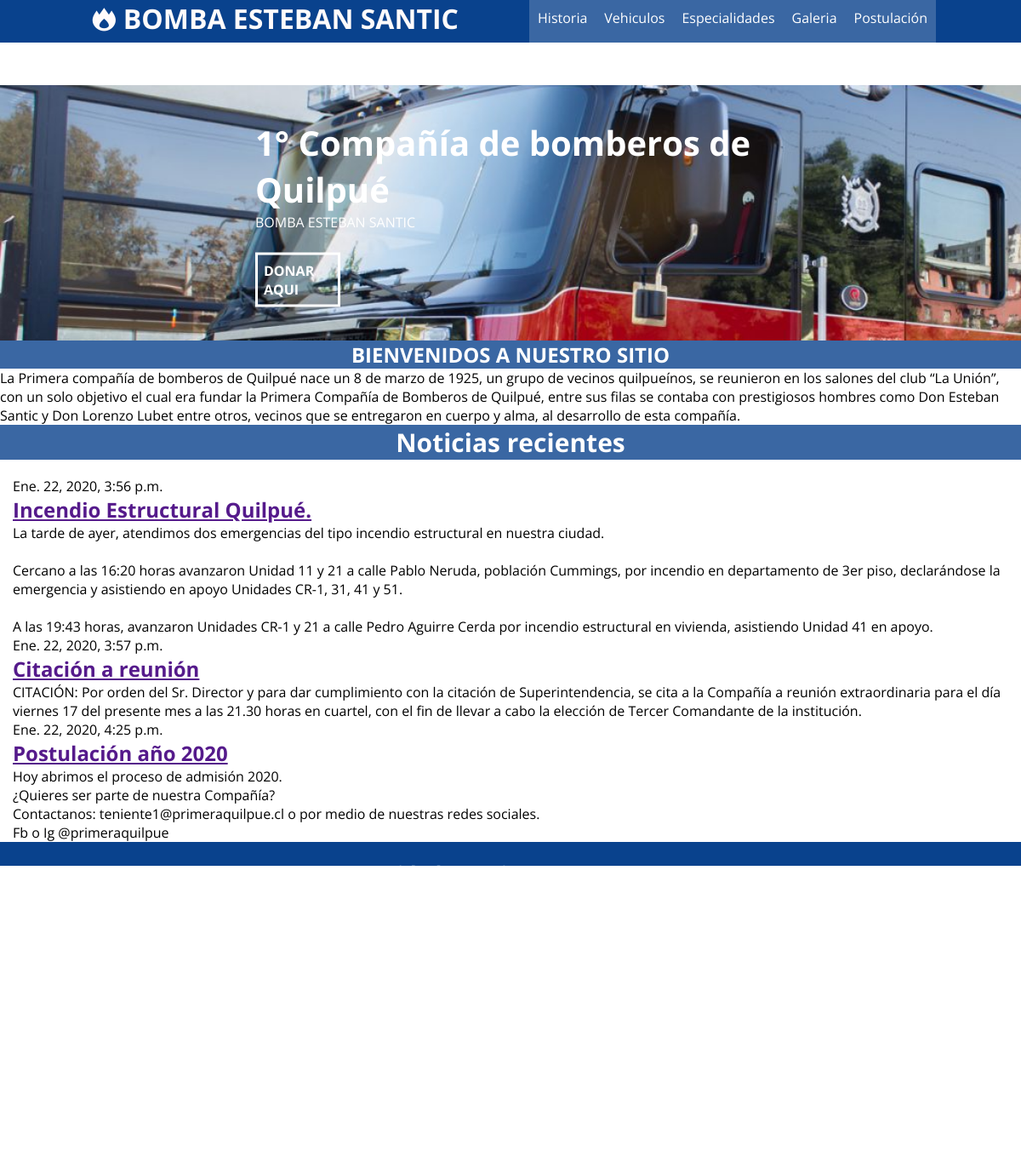
The page / on the database its author committed.
### blog/models.py (models this page shows, shortened)
class Post(models.Model):
    author = models.ForeignKey('auth.User', on_delete=models.CASCADE)
    title = models.CharField(max_length=200)
    text = models.TextField()
    created_date = models.DateTimeField(
            default=timezone.now)
    published_date = models.DateTimeField(
            blank=True, null=True)

### blog/views.py (the view)
# urls.py: path('', views.post_list, name='post_list'),
def post_list(request):
    posts = Post.objects.filter(published_date__lte=timezone.now()).order_by('published_date')
    return render(request, 'blog/post_list.html', {'posts': posts})

### blog/templates/blog/post_list.html
{% extends 'blog/base.html' %}
{% block content %}
    {% for post in posts %}
    <div class="content container">
            <div class="row">
                    <div class="post">
                        <div class="date">
                             {{ post.published_date }}
                        </div>
                            <h2><a href="">{{ post.title }}</a></h2>
                            <p>{{ post.text|linebreaksbr }}</p>
                    </div>
            </div>
    </div>
    {% endfor %}
{% endblock %}

### blog/static/blog/css/formulario.css (style rules this page uses)
body { background: #fff; margin: 0; }

### blog/static/blog/css/style.css (style rules this page uses)
* { margin: 0; padding: 0; box-sizing: border-box; }
body { font-family: 'Open Sans', sans-serif; }

### blog/static/blog/css/blog.css (style rules this page uses)
.row { padding-left: 15px; color: #000000; text-decoration: none; }

### rows shown on the page
Post: published_date "Ene. 22, 2020, 3:56 p.m.", title "Incendio Estructural Quilpué.", text "La tarde de ayer, atendimos dos emergencias del tipo incendio estructural en nuestra ciudad. Cercano a las 16:20 horas avanzaron Unidad 11 y 21 a calle Pablo Neruda, población Cummings, por incendio en departamento de 3er piso, declarándose la emergencia y asistiendo en apoyo Unidades CR-1, 31, 41 y 51. A las 19:43 horas, avanzaron Unidades CR-1 y 21 a calle Pedro Aguirre Cerda por incendio estructural en vivienda, asistiendo Unidad 41 en apoyo."
Post: published_date "Ene. 22, 2020, 3:57 p.m.", title "Citación a reunión", text "CITACIÓN: Por orden del Sr. Director y para dar cumplimiento con la citación de Superintendencia, se cita a la Compañía a reunión extraordinaria para el día viernes 17 del presente mes a las 21.30 horas en cuartel, con el fin de llevar a cabo la elección de Tercer Comandante de la institución."
Post: published_date "Ene. 22, 2020, 4:25 p.m.", title "Postulación año 2020", text "Hoy abrimos el proceso de admisión 2020. ¿Quieres ser parte de nuestra Compañía? Contactanos: teniente1@primeraquilpue.cl o por medio de nuestras redes sociales. Fb o Ig @primeraquilpue"
